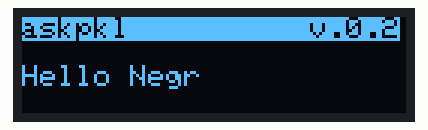
Recording of a sketch running on a simulated Arduino Uno, built with avr-gcc and run on an emulated ATmega328P. On the bench: 128×32 one-colour display.

Above: at 0.1 s.

The sketch:

096oledArduinoTest.ino
```cpp
#include <SPI.h>
#include <Wire.h>
#include <Adafruit_GFX.h>
#include <Adafruit_SSD1306.h>

#define SCREEN_WIDTH 128 // OLED display width, in pixels
#define SCREEN_HEIGHT 32 // OLED display height, in pixels

// Declaration for an SSD1306 display connected to I2C (SDA, SCL pins)
// The pins for I2C are defined by the Wire-library.
// On an arduino UNO:       A4(SDA), A5(SCL)
// On an arduino MEGA 2560: 20(SDA), 21(SCL)
// On an arduino LEONARDO:   2(SDA),  3(SCL), ...
#define OLED_RESET     -1 // Reset pin # (or -1 if sharing Arduino reset pin)
#define SCREEN_ADDRESS 0x3C ///< See datasheet for Address; 0x3D for 128x64, 0x3C for 128x32
Adafruit_SSD1306 display(SCREEN_WIDTH, SCREEN_HEIGHT, &Wire, OLED_RESET);

void displayWriter(const char* text){
  display.clearDisplay();

  display.setTextSize(1);             // Normal 1:1 pixel scale
  display.setTextColor(SSD1306_BLACK, SSD1306_WHITE); // Draw 'inverse' text
  display.setCursor(0,0);             // Start at top-left corner
  display.println(F("askpkl          v.0.2"));
  display.println();

  display.setTextSize(1);             // Draw 2X-scale text
  display.setTextColor(SSD1306_WHITE);
  display.print(text);

  display.display();
}

void setup() {
  Serial.begin(9600);

  // SSD1306_SWITCHCAPVCC = generate display voltage from 3.3V internally
  if(!display.begin(SSD1306_SWITCHCAPVCC, SCREEN_ADDRESS)) {
    Serial.println(F("SSD1306 allocation failed"));
    for(;;); // Don't proceed, loop forever
  }
  displayWriter("Hello Negr");

}

void loop() {
  // put your main code here, to run repeatedly:

}
```
